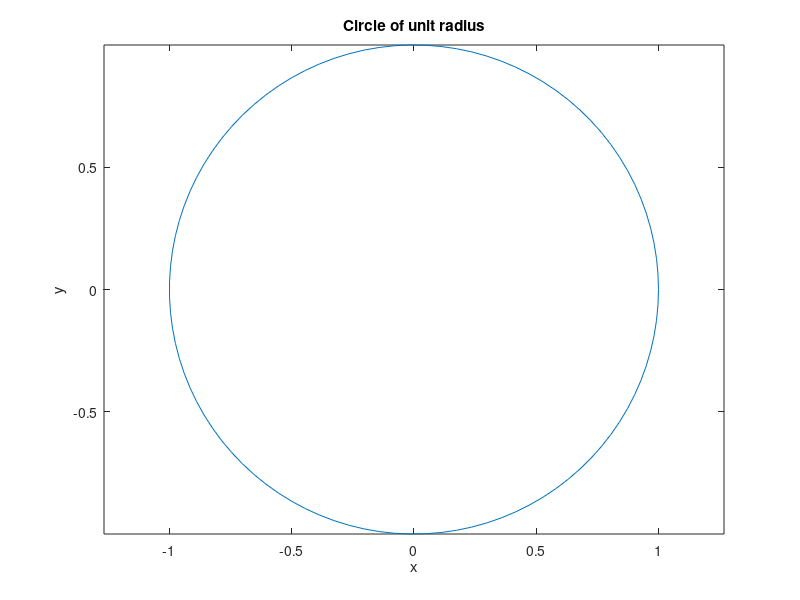

Recreate this plot in MATLAB.
theta = linspace(0, 2*pi, 100);
x = cos(theta);
y = sin(theta);

plot(x,y)

axis('equal');

xlabel('x')

ylabel('y')

title('Circle of unit radius')

# print
